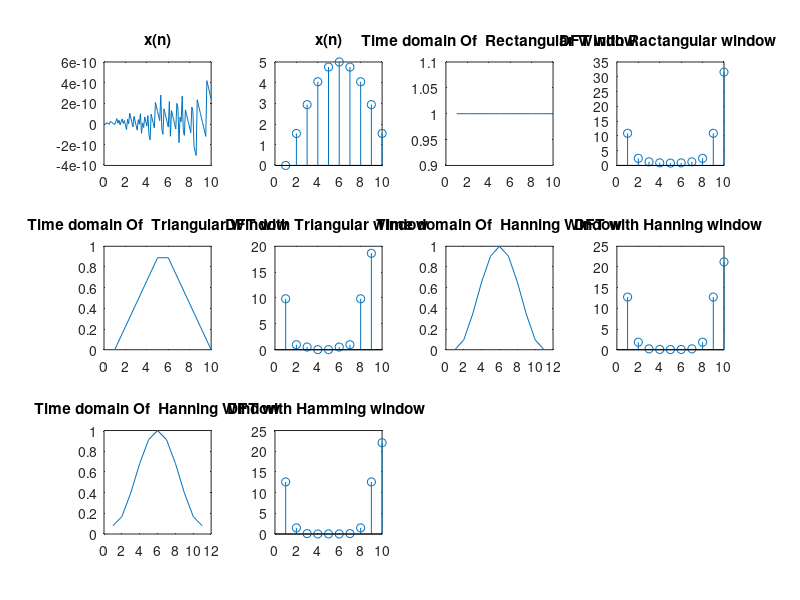

Recreate this plot in MATLAB.
%Given SIgnal
%x(t)=5*sin(2*pi*1000*t)
t=0:0.1:10;
xt=5*sin(2*pi*10000*t);
subplot(3,4,1)
plot(t,xt)
title('x(n)')


N=10;
fs=20000;
ts=1/fs;
n=0:N-1;
xn=5*sin(2*pi*1000*n*ts);
subplot(3,4,2)
stem(xn);
title('x(n)')

%Ractangular window
N=10;
w1=ones(1,N);
subplot(3,4,3);
plot(w1)
title('Time domain Of  Rectangular Window')
X1=zeros(1,N);
for m=1:N
  for n=0:N-1
    X1(m)=X1(m)+w1(n+1)*xn(n+1)*exp(-j*2*pi*n*m/N);
  end
end
subplot(3,4,4)
stem(abs(X1));
title('DFT with Ractangular window ')

%Triangular Window
N=9;
wt=zeros(1,N);
for n=0:N
  if n<=(N/2)
    wt(n+1)=(2*n)/N;
  else
    wt(n+1)=2-(2*n)/N;
  end
end
subplot(3,4,5)
plot(wt);
title('Time domain Of  Triangular Window')

X2=zeros(1,N);
for m=1:N
  for n=0:N-1
    X2(m)=X2(m)+wt(n+1)*xn(n+1)*exp(-j*2*pi*n*m/N);
  end
end
subplot(3,4,6)
stem(abs(X2));
title('DFT with Triangular window ')

%Hanning Window
N=10;
whn=zeros(1,N);
for n=0:N
  whn(n+1)=0.5-0.5*cos((2*pi*n)/N);
end
subplot(3,4,7)

plot(whn)
title('Time domain Of  Hanning Window')
X3=zeros(1,N);
for m=1:N
  for n=0:N-1
    X3(m)=X3(m)+whn(n+1)*xn(n+1)*exp(-j*2*pi*n*m/N);
  end
end
subplot(3,4,8)
stem(abs(X3));
title('DFT with Hanning window ')

%Hamming Window
N=10;
whm=zeros(1,N);
for n=0:N
  whm(n+1)=0.54-0.46*cos((2*pi*n)/N);
end
subplot(3,4,9)

plot(whm)
title('Time domain Of  Hanning Window')
X4=zeros(1,N);
for m=1:N
  for n=0:N-1
    X4(m)=X4(m)+whm(n+1)*xn(n+1)*exp(-j*2*pi*n*m/N);
  end
end
subplot(3,4,10)
stem(abs(X4));
title('DFT with Hamming window ')